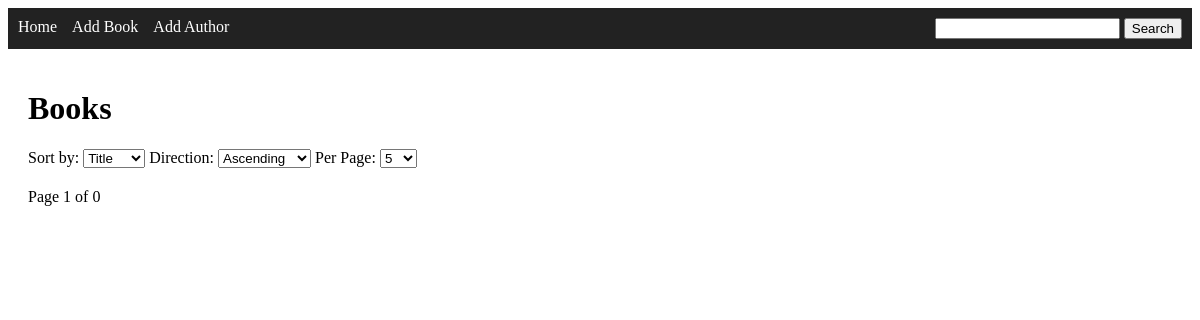
Before: / with the older database file.
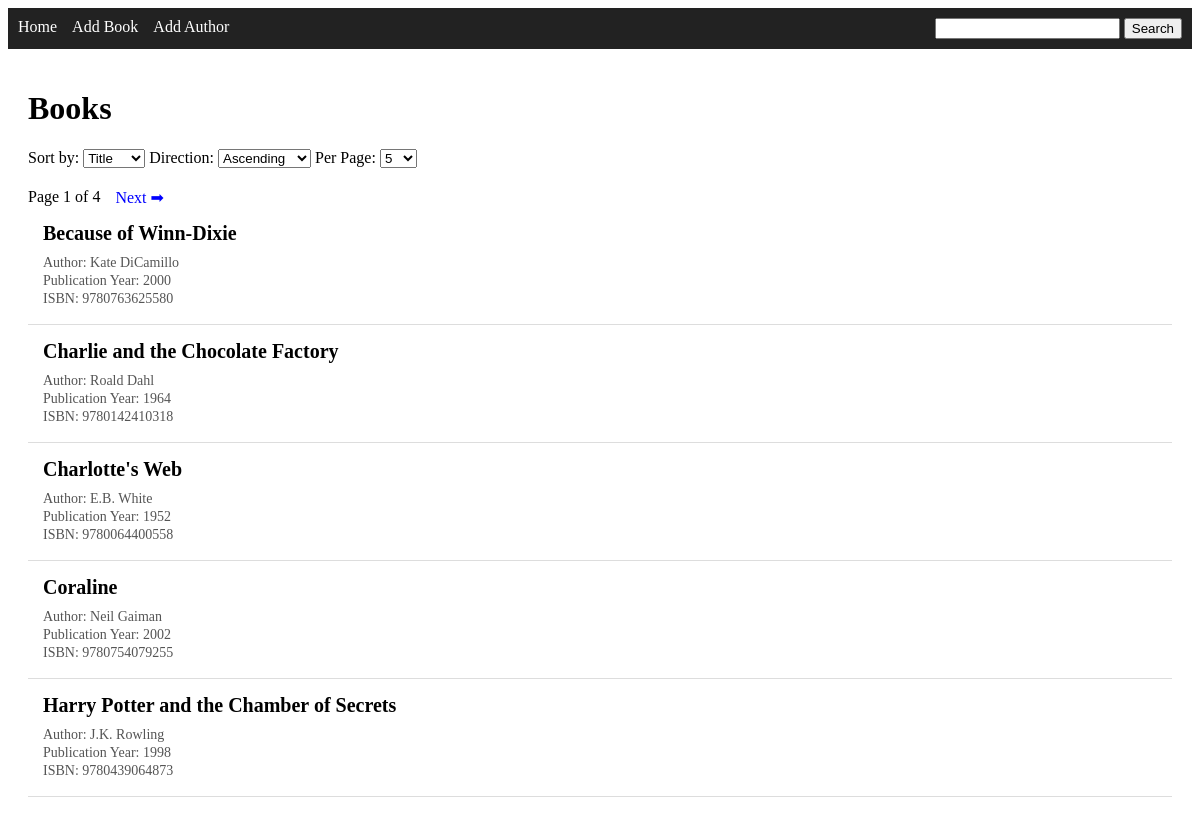
After: the same page with the newer database file.
### data_models.py (models this page shows, shortened)
class Book(db.Model):
    id: Mapped[int] = mapped_column(primary_key=True)
    isbn: Mapped[str] = mapped_column(db.String(13), unique=True)
    author_id: Mapped[int] = mapped_column(db.ForeignKey("author.id"))
    author: Mapped[Author] = relationship(back_populates="books")
    title: Mapped[str] = mapped_column(db.String(100))
    publication_year: Mapped[int]

class Author(db.Model):
    id: Mapped[int] = mapped_column(primary_key=True)
    name: Mapped[str] = mapped_column(db.String(80), unique=True)
    birth_date: Mapped[date]
    date_of_death: Mapped[date | None]
    books: Mapped[list["Book"]] = relationship(back_populates="author")

### app.py (the view, shortened to what this page needs)
@app.route("/", methods=["GET"])
def index():
    sort = request.args.get("sort", "title")
    direction = request.args.get("direction", "asc")
    page = request.args.get("page", 1, type=int)
    per_page = request.args.get("per_page", 5, type=int)
    search = request.args.get("search", "").strip()
    query = select(Book).join(Author)
    if sort == "author":
        column = Author.name
    elif sort == "year":
        column = Book.publication_year
    elif sort == "title":
        column = Book.title
    else:
        column = Book.title
    if direction == "desc":
        query = query.order_by(desc(column))
    elif direction == "asc":
        query = query.order_by(asc(column))
    else:
        query = query.order_by(asc(column))
    total_books = db.session.scalar(
        select(db.func.count()).select_from(query.subquery())
    )
    books = db.session.scalars(
        query.limit(per_page).offset((page - 1) * per_page)
    ).all()
    total_pages = (total_books + per_page - 1) // per_page
    return render_template(
        "home.html",
        books=books,
        sort=sort,
        direction=direction,
        page=page,
        per_page=per_page,
        total_pages=total_pages,
        search=search,
    )

### templates/home.html (shortened to what this page needs)
{% extends "base.html" %}
{% block content %}
  <h1>Books</h1>
  <form method="GET" action="/">
        <label>Sort by:</label>
        <select name="sort" onchange="this.form.submit()">
            <option value="title" {% if sort == "title" %}selected{% endif %}>
                Title
            </option>
        </select>
        <label>Direction:</label>
        <select name="direction" onchange="this.form.submit()">
            <option value="asc" {% if direction == "asc" %}selected{% endif %}>
                Ascending
            </option>
        </select>
        <label>Per Page:</label>
        <select name="per_page" onchange="this.form.submit()">
            {% for n in [5,10,15,20,25] %}
                <option value="{{ n }}" {% if per_page == n %}selected{% endif %}>
                    {{ n }}
                </option>
            {% endfor %}
        </select>
  </form>
    <div class="pagination">
       <span>Page {{ page }} of {{ total_pages }}</span>
        {% if page < total_pages %}
            <a href="/?page={{ page + 1 }}&sort={{ sort }}&direction={{ direction }}&search={{ search }}">
                Next ➡
            </a>
        {% endif %}
    </div>
  {% for book in books %}
      <div class="book">
        <div class="book-info">
              <h3 class="book-title">{{ book.title }}</h3>
            <div class="book-details">
                <p>Author: {{ book.author.name }}</p>
                <p>Publication Year: {{ book.publication_year }}</p>
                <p>ISBN: {{ book.isbn }}</p>
            </div>
        </div>
      </div>
  {% endfor %}
{% endblock %}

### templates/base.html (shortened to what this page needs)
<!DOCTYPE html>
<html lang="en">
<head>
    <link rel="stylesheet" href="{{ url_for('static', filename='style.css') }}">
</head>
<body>
    <div class="navbar">
        <a href="{{ url_for('index') }}">Home</a>
        <a href="{{ url_for('add_book') }}">Add Book</a>
        <a href="{{ url_for('add_author') }}">Add Author</a>
        <div class="search-bar">
            <form method="GET" action="/">
                <input type="text" name="search" value="{{ search or '' }}" >
                <button type="submit">Search</button>
            </form>
        </div>
    </div>
    <div class="container">
        {% block content %}{% endblock %}
    </div>
</body>
</html>

### static/style.css (style rules this page uses)
.navbar { display: flex; gap: 15px; padding: 10px; background: #222; }
.navbar a { color: white; text-decoration: none; }
.container { padding: 20px; }
.search-bar { margin-left: auto; }
.book { display: flex; gap: 15px; align-items: flex-start; padding: 15px; border-bottom: 1px solid #ddd; }
.book-info { display: flex; flex-direction: column; }
.book-title { font-size: 20px; font-weight: 600; margin: 0 0 8px 0; }
.book-details p { margin: 2px 0; color: #555; font-size: 14px; }
.pagination { margin-top: 20px; display: flex; gap: 15px; align-items: center; }
.pagination a { text-decoration: none; color: blue; }

Changed rows visible on the page:
added Book: title "Because of Winn-Dixie", author.name "Kate DiCamillo", publication_year "2000", isbn "9780763625580"
added Book: title "Charlie and the Chocolate Factory", author.name "Roald Dahl", publication_year "1964", isbn "9780142410318"
added Book: title "Charlotte's Web", author.name "E.B. White", publication_year "1952", isbn "9780064400558"
added Book: title "Coraline", author.name "Neil Gaiman", publication_year "2002", isbn "9780754079255"
added Book: title "Harry Potter and the Chamber of Secrets", author.name "J.K. Rowling", publication_year "1998", isbn "9780439064873"
Other visible differences:
{{ total_pages }}: "0" → "4"
text now shown: "Next ➡"
